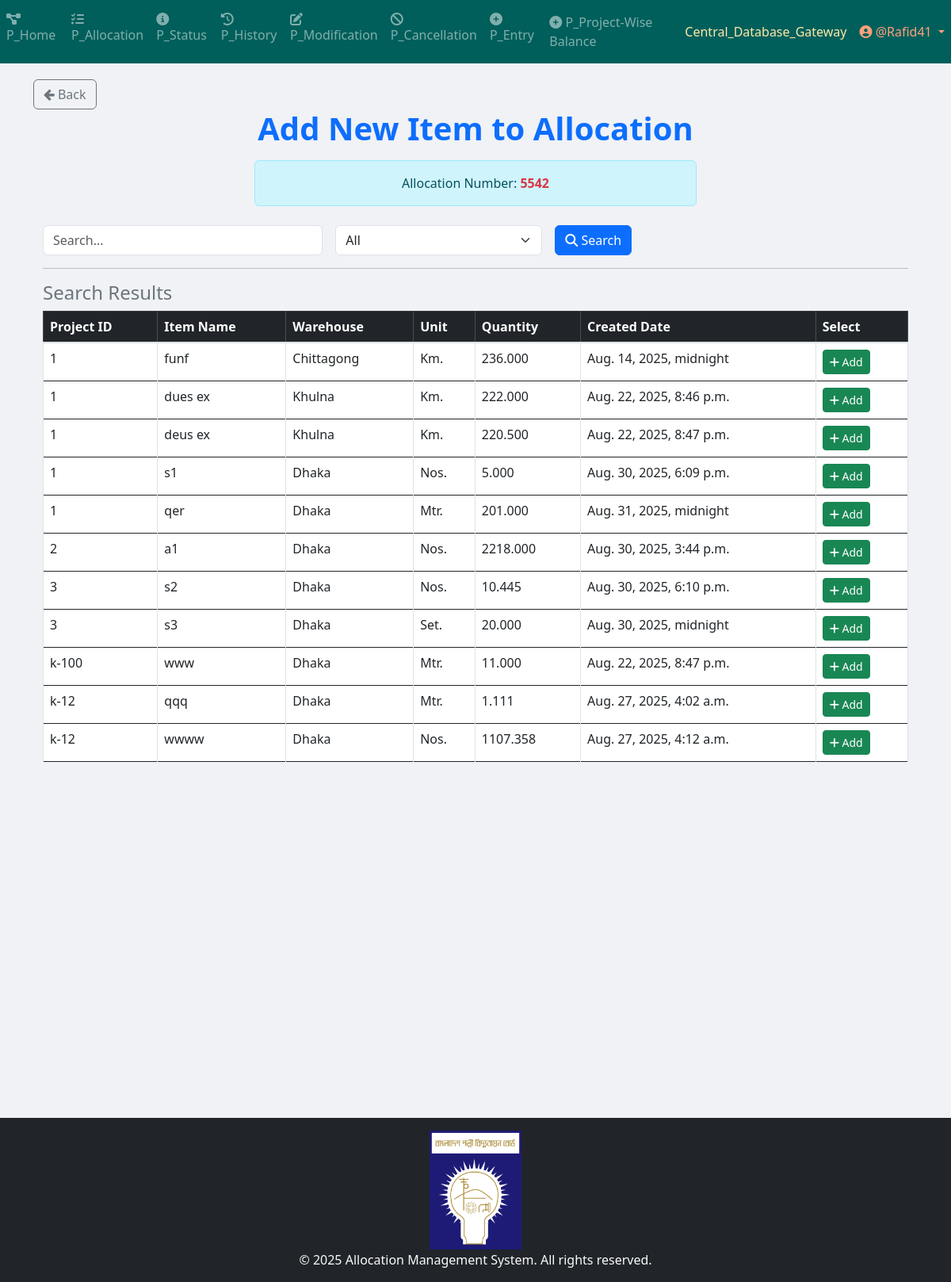
Page /project/project_modification/search_and_select_item/2/ (signed in) on the committed database.
### Project_App_Entry/models.py (models this page shows, shortened)
class Project_Item(models.Model):
    WAREHOUSE_CHOICES = [
        ("Dhaka", "Dhaka"),
        ("Khulna", "Khulna"),
        ("Chittagong", "Chittagong"),
    ]
    UNIT_CHOICES = [
        ("Nos.", "Nos."),
        ("Mtr.", "Mtr."),
        ("Km.", "Km."),
        ("Set.", "Set."),
        ("Pair.", "Pair."),
        ("Kg", "Kg"),
        ("Lot", "Lot"),
        ("Pcs", "Pcs"),
        ("Coil", "Coil"),
        ("Box", "Box"),
        ("Feet", "Feet"),
        ("Liter", "Liter"),
        ("m3", "m3"),
        ("m2", "m2"),
        ("Ream", "Ream"),
        ("Bundle", "Bundle"),
        ("Carton", "Carton"),
    ]
    name = models.CharField(max_length=255)
    description = models.TextField(blank=True, null=True)
    warehouse = models.CharField(
        max_length=50, choices=WAREHOUSE_CHOICES, default="Dhaka"
    )
    unit_of_item = models.CharField(
        max_length=100, choices=UNIT_CHOICES, default="Nos."
    )  # Updated field
    quantity_of_item = models.DecimalField(
        max_digits=20,
        decimal_places=3,
        default=0.00
    )
    project = models.ForeignKey(
        Project,
        on_delete=models.SET_NULL,
        related_name="project_of_item",
        null=True,
    )
    created_at = models.DateTimeField(default=timezone.now)
    comments = models.TextField(blank=True, null=True)
    remarks_for_projectWiseBalance = models.TextField(blank=True, null=True)

class Project(models.Model):
    projectId = models.TextField(unique=True)

### Project_App_Modification/views/Search_and_Select_to_add_item.py (the view, shortened to what this page needs)
# urls.py: path('search_and_select_item/<int:allocation_id>/', views.Search_and_Select_Items, name='search_and_select_item'),
@login_required
def Search_and_Select_Items(request, allocation_id=None):
    query = request.GET.get("query", "").strip()
    filter_by = request.GET.get("filter_by", "All")
    date_filter = request.GET.get("date", "")
    items = Item.objects.all()
    if filter_by == "Entry/Update date" and date_filter:
        try:
            date_obj = datetime.strptime(date_filter, "%Y-%m-%d")
            items = items.filter(created_at__date=date_obj.date())
        except ValueError:
            pass
    items = items.order_by("project__projectId")
    allocation_number = None
    if allocation_id:
        try:
            allocation = Allocation_Number.objects.get(id=allocation_id)
            allocation_number = allocation.allocation_no
        except Allocation_Number.DoesNotExist:
            messages.error(request, "Invalid Allocation Number.")
    return render(
        request,
        "Project_Templates/Project_App_Modification/Search_and_Select_Items.html",
        {
            "items": items,
            "query": query,
            "filter_by": filter_by,
            "date_filter": date_filter,
            "allocation_number": allocation_number,
            "allocation_id": allocation_id,
        },
    )

### App_Admin_Panel/templatetags/nav_CDB_links_loader.py (called while the page is built)
@register.simple_tag
def external_link_from_static(filename):
    subpath = filename
    if not subpath.startswith("links" + os.sep) and not subpath.startswith("links/"):
        subpath = os.path.join("links", filename)
    file_path = find(subpath)
    if not file_path:
        return ""
    try:
        with open(file_path, "r", encoding="utf-8") as f:
            return f.read().strip()
    except Exception:
        return ""

### templates/Project_Templates/Project_App_Modification/Search_and_Select_Items.html (shortened to what this page needs)
{% extends 'base.html' %}
{% load static %}
{% block body_block %}
<a href="{% url 'Project_App_Modification:modification_options' allocation_id %}" class="btn btn-outline-secondary">
  <i class="fa fa-arrow-left"></i> Back
</a>
<center>
  <h1 class="fw-bold text-primary">Add New Item to Allocation</h1>
  {% if allocation_number %}
    <div class="alert alert-info mt-3 w-50 mx-auto">
      Allocation Number: <strong class="text-danger">{{ allocation_number }}</strong>
    </div>
  {% endif %}
</center>
<div class="container mt-4">
  <form method="GET" action="{% url 'Project_App_Modification:search_and_select_item' allocation_id %}" class="row g-3">
    <div class="col-md-4">
      <input type="text" name="query" class="form-control" placeholder="Search..." value="{{ query }}">
    </div>
    <div class="col-md-3">
      <select name="filter_by" class="form-select" onchange="toggleInputFields()">
        <option value="All" {% if filter_by == "All" %}selected{% endif %}>All</option>
      </select>
    </div>
    <div class="col-md-2">
      <button type="submit" class="btn btn-primary"><i class="fas fa-search"></i> Search</button>
    </div>
  </form>
  <hr>
  <h4 class="text-secondary">Search Results</h4>
  <div class="table-responsive">
    <table class="table table-bordered table-hover">
      <thead class="table-dark">
        <tr>
          <th>Project ID</th>
          <th>Item Name</th>
          <th>Warehouse</th>
          <th>Unit</th>
          <th>Quantity</th>
          <th>Created Date</th>
          <th>Select</th>
        </tr>
      </thead>
      <tbody>
        {% if items %}
          {% for item in items %}
            <tr>
              <td>{{ item.project.projectId }}</td>
              <td>{{ item.name }}</td>
              <td>{{ item.warehouse }}</td>
              <td>{{ item.unit_of_item }}</td>
              <td>{{ item.quantity_of_item }}</td>
              <td>{{ item.created_at }}</td>
              <td>
                <a href="{% url 'Project_App_Modification:add_item' allocation_id item.id %}" class="btn btn-success btn-sm">
                  <i class="fas fa-plus"></i> Add
                </a>
              </td>
            </tr>
          {% endfor %}
        {% else %}
          <tr><td colspan="8" class="text-center text-danger">No matching items found</td></tr>
        {% endif %}
      </tbody>
    </table>
  </div>
</div>
{% endblock %}

### templates/partials/navbar.html (shortened to what this page needs)
{% load static %}
{% load nav_CDB_links_loader %}
{% external_link_from_static "Central_Database_Gateway.txt" as central_database_gateway_link %}
{% if request.path|slice:":9" == "/project/" %}
    <nav class="navbar navbar-expand-sm navbar-dark" style="background-color: #005F5B; color: #C4FFF9;">
        <div class="collapse navbar-collapse" id="navbarProject">
            <ul class="navbar-nav mr-auto">
                {% if user.is_authenticated %}
                                <li class="nav-item">
                                    <a class="nav-link" href="{% url 'Project_App_Home:project_home_page' %}">
                                        <i class="fas fa-project-diagram"></i> P_Home
                                    </a>
                                </li>                    {% if request.user.is_superuser or request.user.user_group.user_group_type == "Editor" %}
                    <li class="nav-item">
                        <a class="nav-link" href="{% url 'Project_App_Allocation:allocation_page' %}">
                            <i class="fas fa-tasks"></i> P_Allocation
                        </a>
                    </li>
                    {% endif %}
                    {% if request.user.is_superuser or request.user.user_group.user_group_type in "Editor View History and Status only" %}
                    <li class="nav-item">
                        <a class="nav-link" href="{% url 'Project_App_Status:status_page' %}">
                            <i class="fas fa-info-circle"></i> P_Status
                        </a>
                    </li>
                    {% endif %}
                    <li class="nav-item">
                        <a class="nav-link" href="{% url 'Project_App_History:history_page' %}">
                            <i class="fas fa-history"></i> P_History
                        </a>
                    </li>
                    {% if request.user.is_superuser or request.user.user_group.user_group_type == "Editor" %}
                    <li class="nav-item">
                        <a class="nav-link" href="{% url 'Project_App_Modification:modification_menu' %}">
                            <i class="fas fa-edit"></i> P_Modification
                        </a>
                    </li>
                    <li class="nav-item">
                        <a class="nav-link" href="{% url 'Project_App_Cancellation:cancellation' %}">
                            <i class="fas fa-ban"></i> P_Cancellation
                        </a>
                    </li>
                    <li class="nav-item">
                        <a class="nav-link" href="{% url 'Project_App_Entry:entry_page' %}">
                            <i class="fas fa-plus-circle"></i> P_Entry
                        </a>
                    </li>
                    <li class="nav-item">
                        <a class="nav-link" href="{% url 'Project_App_ProjectWiseBalance:project_list' %}">
                            <i class="fas fa-plus-circle"></i> P_Project-Wise Balance
                        </a>
                    </li>
                    {% endif %}
                {% endif %}
            </ul>
            <ul class="navbar-nav">
                {% if user.is_authenticated %}
                    {% if request.user.is_superuser or request.user.user_group.user_group_type == "Editor" %}
                        <li class="nav-item">
                            <a class="nav-link" style="color: #FFE9A8;" href="{{ central_database_gateway_link|default:'#' }}" target="_blank" rel="noopener noreferrer">Central_Database_Gateway</a>
                        </li>
                    {% endif %}
                    <li class="nav-item dropdown">
                        <a class="nav-link dropdown-toggle" style="color: #FFA07A;" href="#" id="userDropdown" role="button" data-toggle="dropdown">
                            <i class="fas fa-user-circle"></i> @{{ user.username }}
                        </a>
                    </li>
                {% else %}
                    <li class="nav-item {% if request.resolver_match.url_name == 'login' %}active{% endif %}">
                        <a class="nav-link" href="{% url 'App_Login:login' %}">
                            <i class="fas fa-sign-in-alt"></i> Login
                        </a>
                    </li>
                {% endif %}
            </ul>
        </div>
    </nav>
{% endif %}

### templates/partials/footer.html (style rules this page uses)
html, body { height: 100%; margin: 0; }

### rows in the picture
Project_Item: project.projectId "1", name "funf", warehouse "Chittagong", unit_of_item "Km.", quantity_of_item "236.000", created_at "Aug. 14, 2025, midnight"
Project_Item: project.projectId "1", name "dues ex", warehouse "Khulna", unit_of_item "Km.", quantity_of_item "222.000", created_at "Aug. 22, 2025, 8:46 p.m."
Project_Item: project.projectId "1", name "deus ex", warehouse "Khulna", unit_of_item "Km.", quantity_of_item "220.500", created_at "Aug. 22, 2025, 8:47 p.m."
Project_Item: project.projectId "1", name "s1", warehouse "Dhaka", unit_of_item "Nos.", quantity_of_item "5.000", created_at "Aug. 30, 2025, 6:09 p.m."
Project_Item: project.projectId "1", name "qer", warehouse "Dhaka", unit_of_item "Mtr.", quantity_of_item "201.000", created_at "Aug. 31, 2025, midnight"
Project_Item: project.projectId "2", name "a1", warehouse "Dhaka", unit_of_item "Nos.", quantity_of_item "2218.000", created_at "Aug. 30, 2025, 3:44 p.m."
Project_Item: project.projectId "3", name "s2", warehouse "Dhaka", unit_of_item "Nos.", quantity_of_item "10.445", created_at "Aug. 30, 2025, 6:10 p.m."
Project_Item: project.projectId "3", name "s3", warehouse "Dhaka", unit_of_item "Set.", quantity_of_item "20.000", created_at "Aug. 30, 2025, midnight"
Project_Item: project.projectId "k-100", name "www", warehouse "Dhaka", unit_of_item "Mtr.", quantity_of_item "11.000", created_at "Aug. 22, 2025, 8:47 p.m."
Project_Item: project.projectId "k-12", name "qqq", warehouse "Dhaka", unit_of_item "Mtr.", quantity_of_item "1.111", created_at "Aug. 27, 2025, 4:02 a.m."
Project_Item: project.projectId "k-12", name "wwww", warehouse "Dhaka", unit_of_item "Nos.", quantity_of_item "1107.358", created_at "Aug. 27, 2025, 4:12 a.m."

### other values in the picture
{{ user.username }} "Rafid41"
{{ allocation_number }} "5542"
